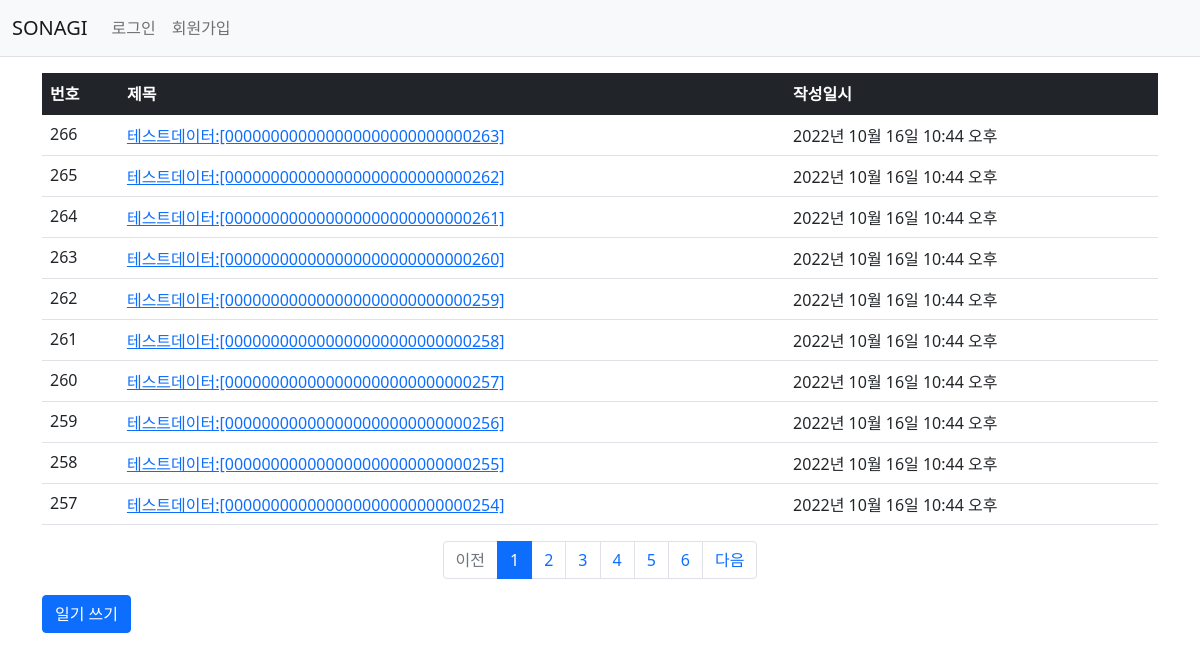
Screenshot of /diary/ with the database file from the repository.
### diary/models.py (models this page shows, shortened)
class diary(models.Model):
    title = models.CharField(max_length=200)
    content = models.TextField()
    date = models.DateTimeField()
    user_id = models.ForeignKey(User, on_delete=models.PROTECT)

### diary/views.py (the view)
# urls.py: path('', views.index, name='index'),
def index(request):
    page = request.GET.get('page', '1')
    diary_list = diary.objects.order_by('-date')
    paginator = Paginator(diary_list,10)
    page_obj = paginator.get_page(page)
    context = {'diary_list':page_obj}
    return render(request, 'diary/diary_list.html', context)

### diary/templatetags/diary_filter.py (called while the page is built)
@register.filter
def sub(value, arg):
    return value - arg

### templates/diary/diary_list.html
{% extends 'base.html' %}
{% load diary_filter %}
{% block content %}
<div class="container my-3">
    <table class="table">
        <thead>
        <tr class="table-dark">
            <th>번호</th>
            <th>제목</th>
            <th>작성일시</th>
        </tr>
        </thead>
        <tbody>
        {% if diary_list %}
        {% for diary in diary_list %}
        <tr>
            <td>
                {{ diary_list.paginator.count|sub:diary_list.start_index|sub:forloop.counter0|add:1 }}
            </td>
            <td>
                <a href="{% url 'diary:detail' diary.id %}">{{ diary.title }}</a>
            </td>
            <td>{{ diary.date }}</td>
        </tr>
        {% endfor %}
        {% else %}
        <tr>
            <td colspan="3">아직 작성한 일기가 없습니다.</td>
        </tr>
        {% endif %}
        </tbody>
    </table>
    <ul class="pagination justify-content-center">
        {% if diary_list.has_previous %}
        <li class="page-item">
            <a class="page-link" href="?page={{ diary_list.previous_page_number }}">이전</a>
        </li>
        {% else %}
        <li class="page-item disabled">
            <a class="page-link" tabindex="-1" aria-disabled="true" href="#">이전</a>
        </li>
        {% endif %}
        {% for page_number in diary_list.paginator.page_range %}
        {% if page_number >= diary_list.number|add:-5 and page_number <= diary_list.number|add:5 %}
        {% if page_number == diary_list.number %}
        <li class="page-item active" aria-current="page">
            <a class="page-link" href="?page={{ page_number }}">{{ page_number }}</a>
        </li>
        {% else %}
        <li class="page-item">
            <a class="page-link" href="?page={{ page_number }}">{{ page_number }}</a>
        </li>
        {% endif %}
        {% endif %}
        {% endfor %}
        {% if diary_list.has_next %}
        <li class="page-item">
            <a class="page-link" href="?page={{ diary_list.next_page_number }}">다음</a>
        </li>
        {% else %}
        <li class="page-item disabled">
            <a class="page-link" tabindex="-1" aria-disabled="true" href="#">다음</a>
        </li>
        {% endif %}
    </ul>
    <a href="{% url 'diary:diary_write' %}" class="btn btn-primary">일기 쓰기</a>
</div>
{% endblock %}

### rows the page displays
diary: paginator.count|sub "266", title "테스트데이터:[000000000000000000000000000263]", date "2022년 10월 16일 10:44 오후"
diary: paginator.count|sub "265", title "테스트데이터:[000000000000000000000000000262]", date "2022년 10월 16일 10:44 오후"
diary: paginator.count|sub "264", title "테스트데이터:[000000000000000000000000000261]", date "2022년 10월 16일 10:44 오후"
diary: paginator.count|sub "263", title "테스트데이터:[000000000000000000000000000260]", date "2022년 10월 16일 10:44 오후"
diary: paginator.count|sub "262", title "테스트데이터:[000000000000000000000000000259]", date "2022년 10월 16일 10:44 오후"
diary: paginator.count|sub "261", title "테스트데이터:[000000000000000000000000000258]", date "2022년 10월 16일 10:44 오후"
diary: paginator.count|sub "260", title "테스트데이터:[000000000000000000000000000257]", date "2022년 10월 16일 10:44 오후"
diary: paginator.count|sub "259", title "테스트데이터:[000000000000000000000000000256]", date "2022년 10월 16일 10:44 오후"
diary: paginator.count|sub "258", title "테스트데이터:[000000000000000000000000000255]", date "2022년 10월 16일 10:44 오후"
diary: paginator.count|sub "257", title "테스트데이터:[000000000000000000000000000254]", date "2022년 10월 16일 10:44 오후"

### other values shown
{{ page_number }} "1"
{{ page_number }} "2" "3" "4" "5" "6"
